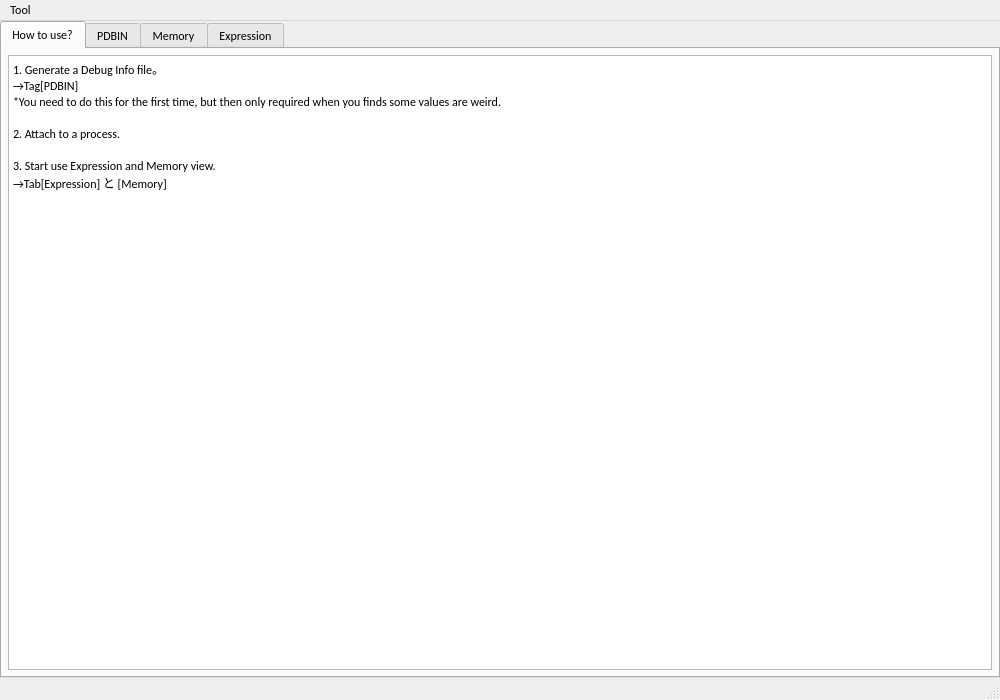
<?xml version="1.0" encoding="UTF-8"?>
<ui version="4.0">
 <class>MainWindow</class>
 <widget class="QMainWindow" name="MainWindow">
  <property name="geometry">
   <rect>
    <x>0</x>
    <y>0</y>
    <width>1000</width>
    <height>700</height>
   </rect>
  </property>
  <property name="font">
   <font>
    <family>Calibri</family>
   </font>
  </property>
  <property name="windowTitle">
   <string>VisualStudioDebugger</string>
  </property>
  <widget class="QWidget" name="centralwidget">
   <layout class="QHBoxLayout" name="horizontalLayout_2">
    <property name="leftMargin">
     <number>0</number>
    </property>
    <property name="topMargin">
     <number>0</number>
    </property>
    <property name="rightMargin">
     <number>0</number>
    </property>
    <property name="bottomMargin">
     <number>0</number>
    </property>
    <item>
     <widget class="QTabWidget" name="tabWidget">
      <property name="currentIndex">
       <number>0</number>
      </property>
      <widget class="QWidget" name="tab">
       <attribute name="title">
        <string>How to use?</string>
       </attribute>
       <layout class="QVBoxLayout" name="verticalLayout">
        <property name="leftMargin">
         <number>6</number>
        </property>
        <property name="topMargin">
         <number>6</number>
        </property>
        <property name="rightMargin">
         <number>6</number>
        </property>
        <property name="bottomMargin">
         <number>6</number>
        </property>
        <item>
         <widget class="QPlainTextEdit" name="plainTextEdit">
          <property name="plainText">
           <string>1. Generate a Debug Info file。
→Tag[PDBIN]
*You need to do this for the first time, but then only required when you finds some values are weird.

2. Attach to a process.

3. Start use Expression and Memory view.
→Tab[Expression] と [Memory]</string>
          </property>
         </widget>
        </item>
       </layout>
      </widget>
      <widget class="QWidget" name="tab_2">
       <attribute name="title">
        <string>PDBIN</string>
       </attribute>
       <layout class="QVBoxLayout" name="verticalLayout_2">
        <property name="leftMargin">
         <number>6</number>
        </property>
        <property name="topMargin">
         <number>6</number>
        </property>
        <property name="rightMargin">
         <number>6</number>
        </property>
        <property name="bottomMargin">
         <number>6</number>
        </property>
        <item>
         <widget class="QPlainTextEdit" name="plainTextEdit_2">
          <property name="plainText">
           <string>1. From menu [PDB], click [Generate PDB...].

2. Choose a build folder for Visual Studio. (ie. Win32/).

3. Select a .pdb file in the left panel, then press [Generate].

4. Select a .pdbin file in the left panel, then press [Load].</string>
          </property>
         </widget>
        </item>
       </layout>
      </widget>
      <widget class="QWidget" name="tab_3">
       <attribute name="title">
        <string>Memory</string>
       </attribute>
       <layout class="QVBoxLayout" name="verticalLayout_3">
        <property name="leftMargin">
         <number>6</number>
        </property>
        <property name="topMargin">
         <number>6</number>
        </property>
        <property name="rightMargin">
         <number>6</number>
        </property>
        <property name="bottomMargin">
         <number>6</number>
        </property>
        <item>
         <widget class="QPlainTextEdit" name="plainTextEdit_3">
          <property name="plainText">
           <string>1. Input an address, then press Enter to vew memory.

2. Default size is 1024 bytes.

3. More actions in the top-right [☰] menu.</string>
          </property>
         </widget>
        </item>
       </layout>
      </widget>
      <widget class="QWidget" name="tab_4">
       <attribute name="title">
        <string>Expression</string>
       </attribute>
       <layout class="QVBoxLayout" name="verticalLayout_4">
        <property name="leftMargin">
         <number>6</number>
        </property>
        <property name="topMargin">
         <number>6</number>
        </property>
        <property name="rightMargin">
         <number>6</number>
        </property>
        <property name="bottomMargin">
         <number>6</number>
        </property>
        <item>
         <widget class="QPlainTextEdit" name="plainTextEdit_4">
          <property name="plainText">
           <string>1. Input an expression, then press Enter to view the structure.
* Current limitations for expression:

- Global variable references, ie.
  gModule
  gModule.attribute
  gModule.buffer-&gt;attr

- Cast a pointer from an address, ie.
  (ModelStruct *)0x1234

2. Value modification will be written to the process in real-time

3. If you want to refresh all values, please click [Refresh] from top-right [☰] menu.

4. PVOID type is editable.

5. Count value for pointer is also editable.</string>
          </property>
         </widget>
        </item>
       </layout>
      </widget>
     </widget>
    </item>
   </layout>
  </widget>
  <widget class="QMenuBar" name="menubar">
   <property name="geometry">
    <rect>
     <x>0</x>
     <y>0</y>
     <width>1000</width>
     <height>22</height>
    </rect>
   </property>
   <widget class="QMenu" name="menuTool">
    <property name="title">
     <string>Tool</string>
    </property>
    <addaction name="actionQuit"/>
   </widget>
   <addaction name="menuTool"/>
  </widget>
  <widget class="QStatusBar" name="statusbar"/>
  <action name="actionQuit">
   <property name="text">
    <string>Quit</string>
   </property>
   <property name="shortcut">
    <string>Ctrl+Q</string>
   </property>
  </action>
 </widget>
 <resources/>
 <connections>
  <connection>
   <sender>actionQuit</sender>
   <signal>triggered()</signal>
   <receiver>MainWindow</receiver>
   <slot>close()</slot>
   <hints>
    <hint type="sourcelabel">
     <x>-1</x>
     <y>-1</y>
    </hint>
    <hint type="destinationlabel">
     <x>347</x>
     <y>315</y>
    </hint>
   </hints>
  </connection>
 </connections>
</ui>
